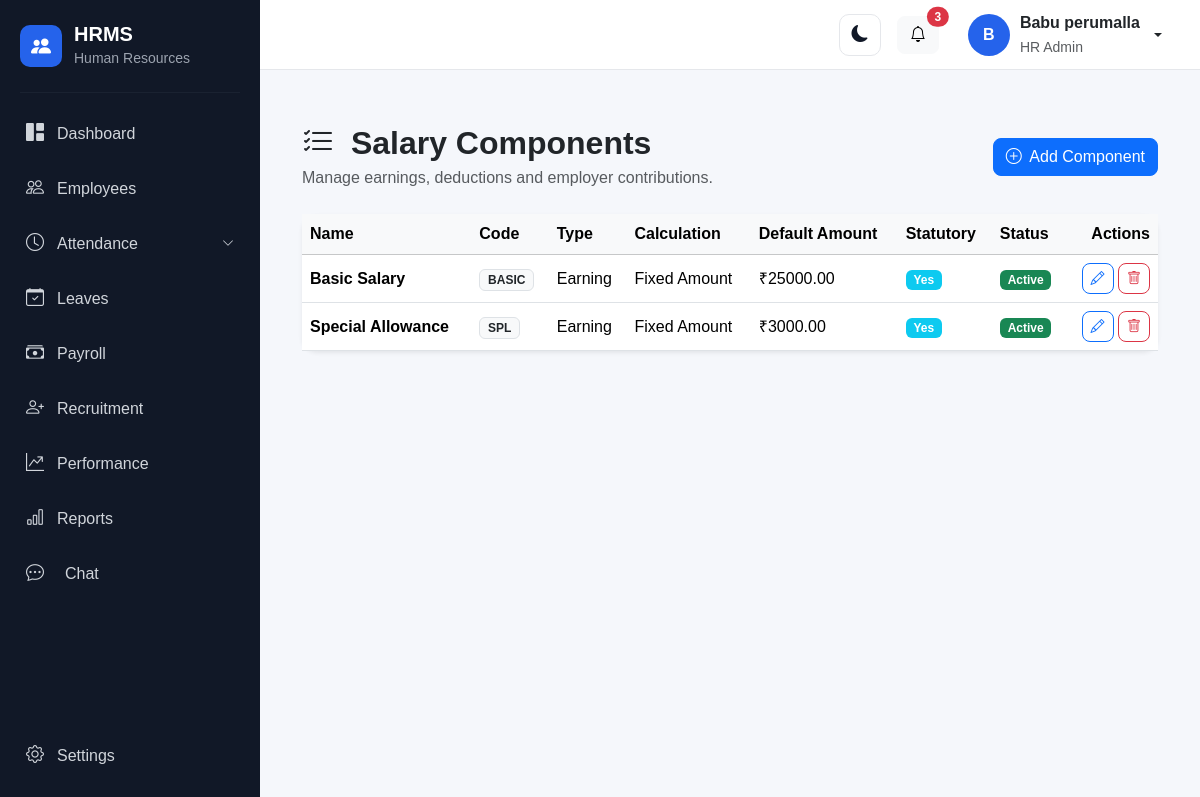
Page /payroll/components/ (signed in) on the committed database.
### account/models.py (models this page shows, shortened)
class User(AbstractUser):
    class Role(models.TextChoices):
        SUPER_ADMIN = "SUPER_ADMIN", "Super Admin"
        HR_ADMIN = "HR_ADMIN", "HR Admin"
        MANAGER = "MANAGER", "Manager"
        EMPLOYEE = "EMPLOYEE", "Employee"
        RECRUITER = "RECRUITER", "Recruiter"
        PAYROLL_ADMIN = "PAYROLL_ADMIN", "Payroll Admin"
    objects = HRMSUserManager()
    role = models.CharField(
        max_length=30,
        choices=Role.choices,
        default=Role.EMPLOYEE,
    )
    phone = models.CharField(
        max_length=15,
        blank=True,
        null=True,
    )
    profile_picture = models.ImageField(
        upload_to="profile_pictures/",
        blank=True,
        null=True,
    )
    must_change_password = models.BooleanField(
        default=False,
        help_text="If enabled, the user must change their password after logging in.",
    )

### payroll/models.py (models this page shows, shortened)
class SalaryComponent(models.Model):
    class ComponentType(models.TextChoices):
        EARNING = "EARNING", "Earning"
        DEDUCTION = "DEDUCTION", "Deduction"
        EMPLOYER_CONTRIBUTION = (
            "EMPLOYER_CONTRIBUTION",
            "Employer Contribution",
        )
    class CalculationType(models.TextChoices):
        FIXED = "FIXED", "Fixed Amount"
        PERCENTAGE = "PERCENTAGE", "Percentage"
    name = models.CharField(max_length=100)
    code = models.CharField(
        max_length=50,
        unique=True,
    )
    component_type = models.CharField(
        max_length=30,
        choices=ComponentType.choices,
    )
    calculation_type = models.CharField(
        max_length=20,
        choices=CalculationType.choices,
        default=CalculationType.FIXED,
    )
    percentage_of = models.ForeignKey(
        "self",
        on_delete=models.SET_NULL,
        null=True,
        blank=True,
        related_name="percentage_components",
    )
    default_amount = models.DecimalField(
        max_digits=12,
        decimal_places=2,
        default=Decimal("0.00"),
        validators=[MinValueValidator(Decimal("0.00"))],
    )
    is_statutory = models.BooleanField(default=False)
    is_active = models.BooleanField(default=True)
    description = models.TextField(
        blank=True,
        null=True,
    )
    created_at = models.DateTimeField(auto_now_add=True)
    updated_at = models.DateTimeField(auto_now=True)
    class Meta:
        ordering = ["component_type", "name"]

### payroll/views.py (the view)
# urls.py: path("components/", views.component_list, name="component_list"),
@login_required
def component_list(request):
    if not require_payroll_management(request):
        return HttpResponseForbidden(
            "Only HR Admin can manage salary components."
        )
    components = SalaryComponent.objects.all()
    search = request.GET.get("search", "").strip()
    if search:
        components = components.filter(
            Q(name__icontains=search)
            | Q(code__icontains=search)
        )
    component_type = request.GET.get("type")
    if component_type:
        components = components.filter(
            component_type=component_type
        )
    context = {
        "components": components,
        "search": search,
        "selected_type": component_type,
        "component_types": SalaryComponent.ComponentType.choices,
    }
    return render(
        request,
        "payroll/component_list.html",
        context,
    )

### templates/payroll/component_list.html (shortened to what this page needs)
{% extends "base.html" %}
{% block content %}
<div class="container-fluid py-4">
    <div class="d-flex justify-content-between align-items-center mb-4">
        <div>
            <h2 class="fw-bold mb-1">
                <i class="bi bi-list-check me-2"></i>
                Salary Components
            </h2>
            <p class="text-muted mb-0">
                Manage earnings, deductions and employer contributions.
            </p>
        </div>
        <a href="{% url 'payroll:component_create' %}"
           class="btn btn-primary">
            <i class="bi bi-plus-circle me-1"></i>
            Add Component
        </a>
    </div>
    <div class="card border-0 shadow-sm">
        <div class="card-body p-0">
            {% if components %}
            <div class="table-responsive">
                <table class="table table-hover align-middle mb-0">
                    <thead class="table-light">
                        <tr>
                            <th>Name</th>
                            <th>Code</th>
                            <th>Type</th>
                            <th>Calculation</th>
                            <th>Default Amount</th>
                            <th>Statutory</th>
                            <th>Status</th>
                            <th class="text-end">Actions</th>
                        </tr>
                    </thead>
                    <tbody>
                    {% for component in components %}
                        <tr>
                            <td class="fw-semibold">
                                {{ component.name }}
                            </td>
                            <td>
                                <span class="badge bg-light text-dark border">
                                    {{ component.code }}
                                </span>
                            </td>
                            <td>
                                {{ component.get_component_type_display }}
                            </td>
                            <td>
                                {{ component.get_calculation_type_display }}
                            </td>
                            <td>
                                ₹{{ component.default_amount|floatformat:2 }}
                            </td>
                            <td>
                                {% if component.is_statutory %}
                                    <span class="badge bg-info">Yes</span>
                                {% else %}
                                    <span class="badge bg-secondary">No</span>
                                {% endif %}
                            </td>
                            <td>
                                {% if component.is_active %}
                                    <span class="badge bg-success">Active</span>
                                {% else %}
                                    <span class="badge bg-danger">Inactive</span>
                                {% endif %}
                            </td>
                            <td class="text-end">
                                <a href="{% url 'payroll:component_update' component.pk %}"
                                   class="btn btn-sm btn-outline-primary">
                                    <i class="bi bi-pencil"></i>
                                </a>
                                <a href="{% url 'payroll:component_delete' component.pk %}"
                                   class="btn btn-sm btn-outline-danger">
                                    <i class="bi bi-trash"></i>
                                </a>
                            </td>
                        </tr>
                    {% endfor %}
                    </tbody>
                </table>
            </div>
            {% endif %}
        </div>
    </div>
</div>
{% endblock %}

### templates/base.html (shortened to what this page needs)
{% load static %}
<!DOCTYPE html>
<html lang="en">
<head>
    <link href="https://cdn.jsdelivr.net/npm/bootstrap@5.3.3/dist/css/bootstrap.min.css" rel="stylesheet">
    <link rel="stylesheet" href="https://cdn.jsdelivr.net/npm/bootstrap-icons@1.11.3/font/bootstrap-icons.min.css">
    <link rel="stylesheet" href="{% static 'css/style.css' %}">
</head>
<body>
    <div class="d-flex min-vh-100">
        <aside class="sidebar" id="sidebar">
            <div class="sidebar-brand">
                <div class="brand-icon">
                    <i class="bi bi-people-fill"></i>
                </div>
                <div>
                    <h5 class="mb-0">
                        HRMS
                    </h5>
                    <small>
                        Human Resources
                    </small>
                </div>
            </div>
            <hr>
            <nav class="sidebar-menu">
                <a href="{% url 'dashboard' %}" class="sidebar-link">
                    <i class="bi bi-grid-1x2-fill"></i>
                    <span>
                        Dashboard
                    </span>
                </a>
                <a href="{% url 'employee_list' %}" class="sidebar-link">
                    <i class="bi bi-people"></i>
                    <span>
                        Employees
                    </span>
                </a>
                <a class="sidebar-link" data-bs-toggle="collapse" href="#attendanceMenu"
                    role="button" aria-expanded="false" aria-controls="attendanceMenu">
                    <i class="bi bi-clock"></i>
                    <span class="flex-grow-1">
                        Attendance
                    </span>
                    <i class="bi bi-chevron-down organization-arrow"></i>
                </a>
                <a href="{% url 'leave_dashboard' %}" class="sidebar-link">
                    <i class="bi bi-calendar-check"></i>
                    <span>
                        Leaves
                    </span>
                </a>
                <a href="{% url 'payroll:payroll_dashboard' %}" class="sidebar-link">
                    <i class="bi bi-cash-stack"></i>
                    <span>
                        Payroll
                    </span>
                </a>
                {% if user.role == "HR_ADMIN" %}
                <a href="{% url 'recruitment:dashboard' %}" class="sidebar-link">
                    <i class="bi bi-person-plus"></i>
                    <span>
                        Recruitment
                    </span>
                </a>
                {% endif %}
                <a href="{% url 'performance:dashboard' %}" class="sidebar-link">
                    <i class="bi bi-graph-up-arrow"></i>
                    <span>
                        Performance
                    </span>
                </a>
                {% if user.role == "HR_ADMIN" or user.role == "SUPER_ADMIN" %}
                <a href="{% url 'reports:dashboard' %}" class="sidebar-link">
                    <i class="bi bi-bar-chart"></i>
                    <span>
                        Reports
                    </span>
                </a>
                {% endif %}
                <a href="{% url 'chat:home' %}"
                    class="sidebar-link {% if request.resolver_match.namespace == 'chat' %}active{% endif %}">
                    <i class="bi bi-chat-dots me-2"></i>
                    <span>Chat</span>
                </a>
            </nav>
            <div class="sidebar-bottom">
                <a href="{% url 'settings' %}" class="sidebar-link">
                    <i class="bi bi-gear"></i>
                    <span>
                        Settings
                    </span>
                </a>
            </div>
        </aside>
        <div class="main-wrapper">
            <nav class="top-navbar">
                <div class="ms-auto d-flex align-items-center gap-3">
                    <button type="button" class="btn theme-toggle" id="themeToggle" aria-label="Switch to dark mode"
                        title="Switch to dark mode">
                        <i class="bi bi-moon-fill" id="themeToggleIcon"></i>
                    </button>
                    <button type="button" class="btn btn-light position-relative">
                        <i class="bi bi-bell"></i>
                        <span class="position-absolute top-0 start-100 translate-middle badge rounded-pill bg-danger">
                            3
                        </span>
                    </button>
                    <div class="dropdown">
                        <button type="button" class="btn user-menu dropdown-toggle" data-bs-toggle="dropdown">
                            <div class="user-avatar overflow-hidden d-flex align-items-center justify-content-center"
                                 style="width:42px; height:42px; min-width:42px; border-radius:50%;">
                                {% if user.employee_profile.profile_photo %}
                                    <img src="{{ user.employee_profile.profile_photo.url }}"
                                         alt="{{ user.get_full_name|default:user.username }}"
                                         style="width:100%; height:100%; object-fit:cover; border-radius:50%;">
                                {% elif user.profile_picture %}
                                    <img src="{{ user.profile_picture.url }}"
                                         alt="{{ user.get_full_name|default:user.username }}"
                                         style="width:100%; height:100%; object-fit:cover; border-radius:50%;">
                                {% else %}
                                    {{ user.first_name|first|default:user.username|first|upper }}
                                {% endif %}
                            </div>
                            <div class="d-none d-md-block text-start">
                                <div class="fw-semibold">
                                    {{ user.get_full_name|default:user.username }}
                                </div>
                                <small class="text-muted">
                                    {{ user.get_role_display }}
                                </small>
                            </div>
                        </button>
                    </div>
                </div>
            </nav>
            <main class="content-area">
                {% block content %}
                {% endblock %}
            </main>
        </div>
    </div>
</body>
</html>

### rows in the picture
User: first_name|first "B", get_full_name "Babu perumalla", role "HR Admin"
SalaryComponent: name "Basic Salary", code "BASIC", component_type "Earning", calculation_type "Fixed Amount", default_amount "25000.00", is_statutory "Yes", is_active "Active"
SalaryComponent: name "Special Allowance", code "SPL", component_type "Earning", calculation_type "Fixed Amount", default_amount "3000.00", is_statutory "Yes", is_active "Active"
